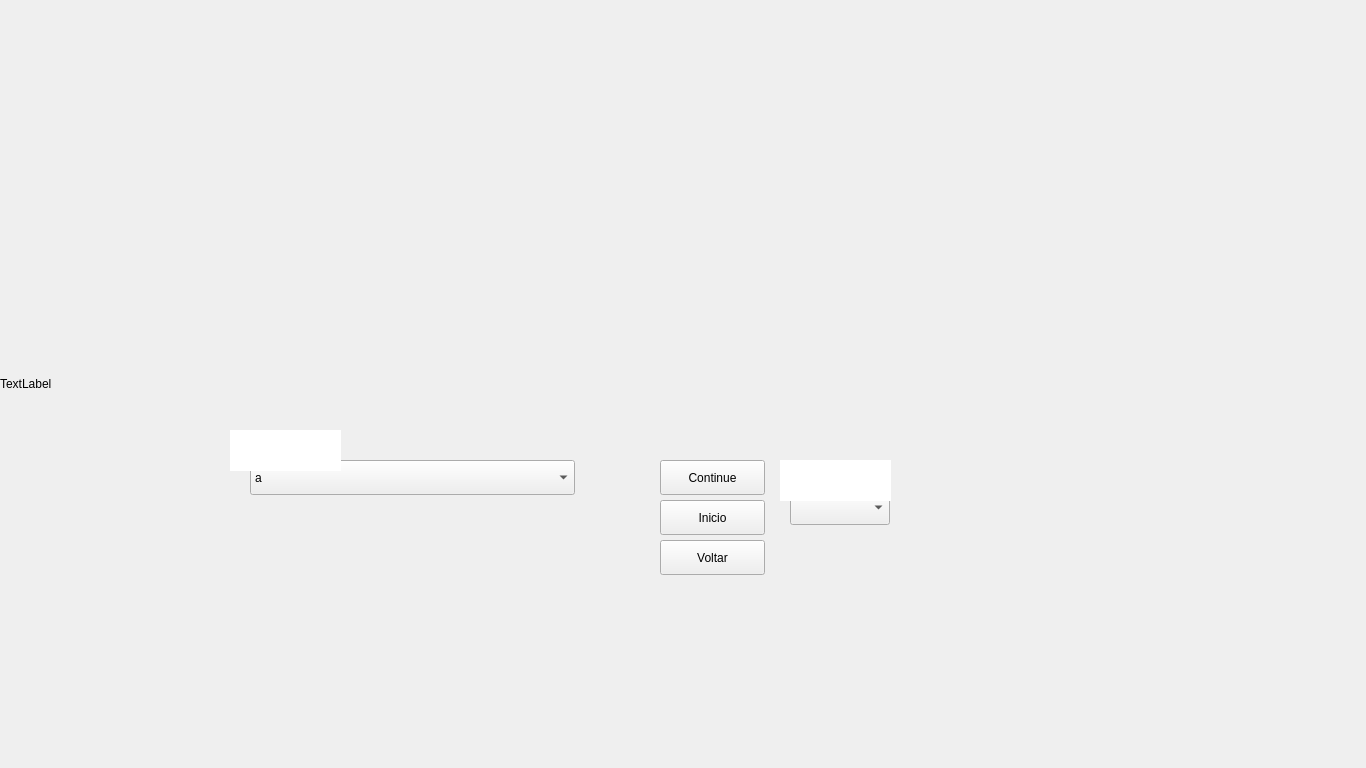
<?xml version="1.0" encoding="UTF-8"?>
<ui version="4.0">
 <class>NinthWindow</class>
  <widget class="QMainWindow" name="NinthWindow">
  <property name="geometry">
   <rect>
    <x>0</x>
    <y>0</y>
    <width>1366</width>
    <height>768</height>
   </rect>
  </property>
  <property name="maximumSize">
   <size>
    <width>1366</width>
    <height>768</height>
   </size>
  </property>
  <property name="windowTitle">
   <string>MainWindow</string>
  </property>
  <widget class="QWidget" name="centralwidget">
   <property name="maximumSize">
    <size>
     <width>1366</width>
     <height>768</height>
    </size>
   </property>
   <widget class="QLabel" name="label">
    <property name="geometry">
     <rect>
      <x>0</x>
      <y>0</y>
      <width>1366</width>
      <height>768</height>
     </rect>
    </property>
    <property name="maximumSize">
     <size>
      <width>1366</width>
      <height>768</height>
     </size>
    </property>
    <property name="text">
     <string>TextLabel</string>
    </property>
   </widget>
   <widget class="QComboBox" name="comboBox_sus">
    <property name="geometry">
     <rect>
      <x>790</x>
      <y>490</y>
      <width>100</width>
      <height>35</height>
     </rect>
    </property>
   </widget>
   <widget class="QTextBrowser" name="textLugar">
    <property name="geometry">
     <rect>
      <x>230</x>
      <y>430</y>
      <width>111</width>
      <height>41</height>
     </rect>
    </property>
    <property name="autoFillBackground">
     <bool>false</bool>
    </property>
    <property name="frameShape">
     <enum>QFrame::NoFrame</enum>
    </property>
    <property name="html">
     <string>&lt;!DOCTYPE HTML PUBLIC &quot;-//W3C//DTD HTML 4.0//EN&quot; &quot;http://www.w3.org/TR/REC-html40/strict.dtd&quot;&gt;
&lt;html&gt;&lt;head&gt;&lt;meta name=&quot;qrichtext&quot; content=&quot;1&quot; /&gt;&lt;meta charset=&quot;utf-8&quot; /&gt;&lt;style type=&quot;text/css&quot;&gt;
p, li { white-space: pre-wrap; }
&lt;/style&gt;&lt;/head&gt;&lt;body style=&quot; font-family:'Segoe UI'; font-size:9pt; font-weight:400; font-style:normal;&quot;&gt;
&lt;p align=&quot;center&quot; style=&quot; margin-top:0px; margin-bottom:0px; margin-left:0px; margin-right:0px; -qt-block-indent:0; text-indent:0px;&quot;&gt;&lt;span style=&quot; font-size:14pt; font-weight:700; font-style:italic; color:#ffffff;&quot;&gt;Lugares&lt;/span&gt;&lt;/p&gt;&lt;/body&gt;&lt;/html&gt;</string>
    </property>
   </widget>
   <widget class="QPushButton" name="pushBackButton">
    <property name="geometry">
     <rect>
      <x>660</x>
      <y>540</y>
      <width>105</width>
      <height>35</height>
     </rect>
    </property>
    <property name="text">
     <string>Voltar</string>
    </property>
   </widget>
   <widget class="QTextBrowser" name="textSus">
    <property name="geometry">
     <rect>
      <x>780</x>
      <y>460</y>
      <width>111</width>
      <height>41</height>
     </rect>
    </property>
    <property name="autoFillBackground">
     <bool>false</bool>
    </property>
    <property name="frameShape">
     <enum>QFrame::NoFrame</enum>
    </property>
    <property name="html">
     <string>&lt;!DOCTYPE HTML PUBLIC &quot;-//W3C//DTD HTML 4.0//EN&quot; &quot;http://www.w3.org/TR/REC-html40/strict.dtd&quot;&gt;
&lt;html&gt;&lt;head&gt;&lt;meta name=&quot;qrichtext&quot; content=&quot;1&quot; /&gt;&lt;meta charset=&quot;utf-8&quot; /&gt;&lt;style type=&quot;text/css&quot;&gt;
p, li { white-space: pre-wrap; }
&lt;/style&gt;&lt;/head&gt;&lt;body style=&quot; font-family:'Segoe UI'; font-size:9pt; font-weight:400; font-style:normal;&quot;&gt;
&lt;p align=&quot;center&quot; style=&quot; margin-top:0px; margin-bottom:0px; margin-left:0px; margin-right:0px; -qt-block-indent:0; text-indent:0px;&quot;&gt;&lt;span style=&quot; font-size:14pt; font-weight:700; font-style:italic; color:#ffffff;&quot;&gt;Suspeitos&lt;/span&gt;&lt;/p&gt;&lt;/body&gt;&lt;/html&gt;</string>
    </property>
   </widget>
   <widget class="QPushButton" name="pushContinueButton">
    <property name="geometry">
     <rect>
      <x>660</x>
      <y>460</y>
      <width>105</width>
      <height>35</height>
     </rect>
    </property>
    <property name="text">
     <string>Continue</string>
    </property>
   </widget>
   <widget class="QComboBox" name="comboBox">
    <property name="geometry">
     <rect>
      <x>250</x>
      <y>460</y>
      <width>325</width>
      <height>35</height>
     </rect>
    </property>
    <item>
     <property name="text">
      <string>a</string>
     </property>
    </item>
    <item>
     <property name="text">
      <string>b</string>
     </property>
    </item>
    <item>
     <property name="text">
      <string>c</string>
     </property>
    </item>
    <item>
     <property name="text">
      <string>d</string>
     </property>
    </item>
    <item>
     <property name="text">
      <string>e</string>
     </property>
    </item>
    <item>
     <property name="text">
      <string>f</string>
     </property>
    </item>
    <item>
     <property name="text">
      <string>g</string>
     </property>
    </item>
    <item>
     <property name="text">
      <string>h</string>
     </property>
    </item>
    <item>
     <property name="text">
      <string>i</string>
     </property>
    </item>
    <item>
     <property name="text">
      <string>j</string>
     </property>
    </item>
    <item>
     <property name="text">
      <string>k</string>
     </property>
    </item>
    <item>
     <property name="text">
      <string>l</string>
     </property>
    </item>
    <item>
     <property name="text">
      <string>m</string>
     </property>
    </item>
   </widget>
   <widget class="QPushButton" name="pushInicioButton">
    <property name="geometry">
     <rect>
      <x>660</x>
      <y>500</y>
      <width>105</width>
      <height>35</height>
     </rect>
    </property>
    <property name="text">
     <string>Inicio</string>
    </property>
   </widget>
   <zorder>label</zorder>
   <zorder>comboBox</zorder>
   <zorder>pushBackButton</zorder>
   <zorder>textLugar</zorder>
   <zorder>pushInicioButton</zorder>
   <zorder>pushContinueButton</zorder>
   <zorder>comboBox_sus</zorder>
   <zorder>textSus</zorder>
  </widget>
 </widget>
 <resources/>
 <connections/>
</ui>
